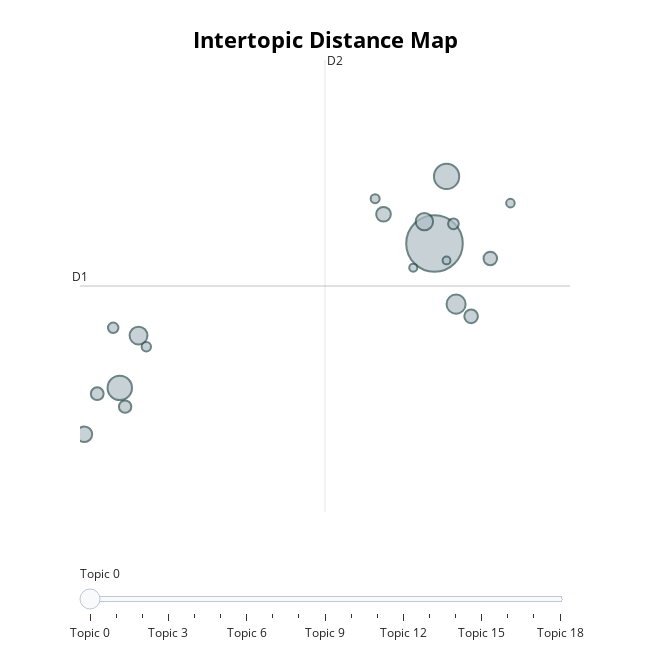

The notebook cell this image was saved under:
### Markdown cell above
### Reducción de tópicos

Mapa con 20 tópicos del contenido de los tweets:

### Code cell
# reduce the number of topics
topic_model.reduce_topics(docs, nr_topics=20)

# visualize topics
topic_model.visualize_topics()

### Figure 1 — Plotly figure (JSON) as saved in the notebook; plotly's stock layout.template omitted (floating-point values rounded to 4 significant figures)
{"data": [{"customdata": [[0, "gordo | vos | sos | vas | lechoso", 881], [1, "gorila | parásito | rata | gorilas | ratas", 175], [2, "dictadura | votar | voto | presidente | milei", 164], [3, "huevos | orto | huevo | sos | tomatelas", 100], [4, "mental | ignorante | vergüenza | odio | psicopata", 88], [5, "gato | gatos | gatito | mimoso | abrazo", 83], [6, "sionista | sionistas | fascista | nazi | palestinos", 67], [7, "pija | borracha | fumado | humo | vende", 59], [8, "leche | limpiate | labios | chorrea | comisura", 51], [9, "argentina | argentinos | vivir | venezuela | cuba", 50], [10, "periodista | periodistas | periodismo | tv | perdón", 45], [11, "pobreza | inflación | inseguridad | inflacion | kk", 42], [12, "laburo | trabajo | buscar | buscando | honesto", 32], [13, "mujer | mujeres | feminista | género | mover", 30], [14, "delincuentes | fraude | corrupcion | justicia | corrupto", 24], [15, "medicado | drogas | medicación | narcotraficante | testimonio", 22], [16, "rodilleras | rodillas | preparando | olvides | gordito", 20], [17, "marido | puesto | casta | chau | abrazadita", 18], [18, "hdp | hdmp | kkkk | callate | ponete", 17]], "hovertemplate": "<b>Topic %{customdata[0]}</b><br>%{customdata[1]}<br>Size: %{customdata[2]}", "legendgroup": "", "marker": {"color": "#B0BEC5", "line": {"color": "DarkSlateGrey", "width": 2}, "size": [881, 175, 164, 100, 88, 83, 67, 59, 51, 50, 45, 42, 32, 30, 24, 22, 20, 18, 17], "sizemode": "area", "sizeref": 0.5506, "symbol": "circle"}, "mode": "markers", "name": "", "orientation": "v", "showlegend": false, "type": "scatter", "x": [5.239, 5.436, 0.1052, 5.591, 0.4109, 5.074, -0.4728, 4.407, 5.836, 6.149, -0.2627, 0.1925, 5.548, -0.002148, 0.5383, 4.271, 6.478, 4.893, 5.435], "xaxis": "x", "y": [11.95, 13.08, 9.514, 10.93, 10.4, 12.32, 8.733, 12.44, 10.72, 11.7, 9.416, 9.198, 12.28, 10.53, 10.21, 12.7, 12.63, 11.54, 11.66], "yaxis": "y"}], "layout": {"annotations": [{"showarrow": false, "text": "D1", "x": -0.5437, "y": 11.23, "yshift": 10}, {"showarrow": false, "text": "D2", "x": 3.453, "xshift": 10, "y": 15.04}], "height": 650, "hoverlabel": {"bgcolor": "white", "font": {"family": "Rockwell", "size": 16}}, "legend": {"itemsizing": "constant", "tracegroupgap": 0}, "margin": {"t": 60}, "shapes": [{"line": {"color": "#CFD8DC", "width": 2}, "type": "line", "x0": 3.453, "x1": 3.453, "y0": 7.423, "y1": 15.04}, {"line": {"color": "#9E9E9E", "width": 2}, "type": "line", "x0": -0.5437, "x1": 7.449, "y0": 11.23, "y1": 11.23}], "sliders": [{"active": 0, "pad": {"t": 50}, "steps": [{"args": [{"marker.color": [["red", "#B0BEC5", "#B0BEC5", "#B0BEC5", "#B0BEC5", "#B0BEC5", "#B0BEC5", "#B0BEC5", "#B0BEC5", "#B0BEC5", "#B0BEC5", "#B0BEC5", "#B0BEC5", "#B0BEC5", "#B0BEC5", "#B0BEC5", "#B0BEC5", "#B0BEC5", "#B0BEC5"]]}], "label": "Topic 0", "method": "update"}, {"args": [{"marker.color": [["#B0BEC5", "red", "#B0BEC5", "#B0BEC5", "#B0BEC5", "#B0BEC5", "#B0BEC5", "#B0BEC5", "#B0BEC5", "#B0BEC5", "#B0BEC5", "#B0BEC5", "#B0BEC5", "#B0BEC5", "#B0BEC5", "#B0BEC5", "#B0BEC5", "#B0BEC5", "#B0BEC5"]]}], "label": "Topic 1", "method": "update"}, {"args": [{"marker.color": [["#B0BEC5", "#B0BEC5", "red", "#B0BEC5", "#B0BEC5", "#B0BEC5", "#B0BEC5", "#B0BEC5", "#B0BEC5", "#B0BEC5", "#B0BEC5", "#B0BEC5", "#B0BEC5", "#B0BEC5", "#B0BEC5", "#B0BEC5", "#B0BEC5", "#B0BEC5", "#B0BEC5"]]}], "label": "Topic 2", "method": "update"}, {"args": [{"marker.color": [["#B0BEC5", "#B0BEC5", "#B0BEC5", "red", "#B0BEC5", "#B0BEC5", "#B0BEC5", "#B0BEC5", "#B0BEC5", "#B0BEC5", "#B0BEC5", "#B0BEC5", "#B0BEC5", "#B0BEC5", "#B0BEC5", "#B0BEC5", "#B0BEC5", "#B0BEC5", "#B0BEC5"]]}], "label": "Topic 3", "method": "update"}, {"args": [{"marker.color": [["#B0BEC5", "#B0BEC5", "#B0BEC5", "#B0BEC5", "red", "#B0BEC5", "#B0BEC5", "#B0BEC5", "#B0BEC5", "#B0BEC5", "#B0BEC5", "#B0BEC5", "#B0BEC5", "#B0BEC5", "#B0BEC5", "#B0BEC5", "#B0BEC5", "#B0BEC5", "#B0BEC5"]]}], "label": "Topic 4", "method": "update"}, {"args": [{"marker.color": [["#B0BEC5", "#B0BEC5", "#B0BEC5", "#B0BEC5", "#B0BEC5", "red", "#B0BEC5", "#B0BEC5", "#B0BEC5", "#B0BEC5", "#B0BEC5", "#B0BEC5", "#B0BEC5", "#B0BEC5", "#B0BEC5", "#B0BEC5", "#B0BEC5", "#B0BEC5", "#B0BEC5"]]}], "label": "Topic 5", "method": "update"}, {"args": [{"marker.color": [["#B0BEC5", "#B0BEC5", "#B0BEC5", "#B0BEC5", "#B0BEC5", "#B0BEC5", "red", "#B0BEC5", "#B0BEC5", "#B0BEC5", "#B0BEC5", "#B0BEC5", "#B0BEC5", "#B0BEC5", "#B0BEC5", "#B0BEC5", "#B0BEC5", "#B0BEC5", "#B0BEC5"]]}], "label": "Topic 6", "method": "update"}, {"args": [{"marker.color": [["#B0BEC5", "#B0BEC5", "#B0BEC5", "#B0BEC5", "#B0BEC5", "#B0BEC5", "#B0BEC5", "red", "#B0BEC5", "#B0BEC5", "#B0BEC5", "#B0BEC5", "#B0BEC5", "#B0BEC5", "#B0BEC5", "#B0BEC5", "#B0BEC5", "#B0BEC5", "#B0BEC5"]]}], "label": "Topic 7", "method": "update"}, {"args": [{"marker.color": [["#B0BEC5", "#B0BEC5", "#B0BEC5", "#B0BEC5", "#B0BEC5", "#B0BEC5", "#B0BEC5", "#B0BEC5", "red", "#B0BEC5", "#B0BEC5", "#B0BEC5", "#B0BEC5", "#B0BEC5", "#B0BEC5", "#B0BEC5", "#B0BEC5", "#B0BEC5", "#B0BEC5"]]}], "label": "Topic 8", "method": "update"}, {"args": [{"marker.color": [["#B0BEC5", "#B0BEC5", "#B0BEC5", "#B0BEC5", "#B0BEC5", "#B0BEC5", "#B0BEC5", "#B0BEC5", "#B0BEC5", "red", "#B0BEC5", "#B0BEC5", "#B0BEC5", "#B0BEC5", "#B0BEC5", "#B0BEC5", "#B0BEC5", "#B0BEC5", "#B0BEC5"]]}], "label": "Topic 9", "method": "update"}, {"args": [{"marker.color": [["#B0BEC5", "#B0BEC5", "#B0BEC5", "#B0BEC5", "#B0BEC5", "#B0BEC5", "#B0BEC5", "#B0BEC5", "#B0BEC5", "#B0BEC5", "red", "#B0BEC5", "#B0BEC5", "#B0BEC5", "#B0BEC5", "#B0BEC5", "#B0BEC5", "#B0BEC5", "#B0BEC5"]]}], "label": "Topic 10", "method": "update"}, {"args": [{"marker.color": [["#B0BEC5", "#B0BEC5", "#B0BEC5", "#B0BEC5", "#B0BEC5", "#B0BEC5", "#B0BEC5", "#B0BEC5", "#B0BEC5", "#B0BEC5", "#B0BEC5", "red", "#B0BEC5", "#B0BEC5", "#B0BEC5", "#B0BEC5", "#B0BEC5", "#B0BEC5", "#B0BEC5"]]}], "label": "Topic 11", "method": "update"}, {"args": [{"marker.color": [["#B0BEC5", "#B0BEC5", "#B0BEC5", "#B0BEC5", "#B0BEC5", "#B0BEC5", "#B0BEC5", "#B0BEC5", "#B0BEC5", "#B0BEC5", "#B0BEC5", "#B0BEC5", "red", "#B0BEC5", "#B0BEC5", "#B0BEC5", "#B0BEC5", "#B0BEC5", "#B0BEC5"]]}], "label": "Topic 12", "method": "update"}, {"args": [{"marker.color": [["#B0BEC5", "#B0BEC5", "#B0BEC5", "#B0BEC5", "#B0BEC5", "#B0BEC5", "#B0BEC5", "#B0BEC5", "#B0BEC5", "#B0BEC5", "#B0BEC5", "#B0BEC5", "#B0BEC5", "red", "#B0BEC5", "#B0BEC5", "#B0BEC5", "#B0BEC5", "#B0BEC5"]]}], "label": "Topic 13", "method": "update"}, {"args": [{"marker.color": [["#B0BEC5", "#B0BEC5", "#B0BEC5", "#B0BEC5", "#B0BEC5", "#B0BEC5", "#B0BEC5", "#B0BEC5", "#B0BEC5", "#B0BEC5", "#B0BEC5", "#B0BEC5", "#B0BEC5", "#B0BEC5", "red", "#B0BEC5", "#B0BEC5", "#B0BEC5", "#B0BEC5"]]}], "label": "Topic 14", "method": "update"}, {"args": [{"marker.color": [["#B0BEC5", "#B0BEC5", "#B0BEC5", "#B0BEC5", "#B0BEC5", "#B0BEC5", "#B0BEC5", "#B0BEC5", "#B0BEC5", "#B0BEC5", "#B0BEC5", "#B0BEC5", "#B0BEC5", "#B0BEC5", "#B0BEC5", "red", "#B0BEC5", "#B0BEC5", "#B0BEC5"]]}], "label": "Topic 15", "method": "update"}, {"args": [{"marker.color": [["#B0BEC5", "#B0BEC5", "#B0BEC5", "#B0BEC5", "#B0BEC5", "#B0BEC5", "#B0BEC5", "#B0BEC5", "#B0BEC5", "#B0BEC5", "#B0BEC5", "#B0BEC5", "#B0BEC5", "#B0BEC5", "#B0BEC5", "#B0BEC5", "red", "#B0BEC5", "#B0BEC5"]]}], "label": "Topic 16", "method": "update"}, {"args": [{"marker.color": [["#B0BEC5", "#B0BEC5", "#B0BEC5", "#B0BEC5", "#B0BEC5", "#B0BEC5", "#B0BEC5", "#B0BEC5", "#B0BEC5", "#B0BEC5", "#B0BEC5", "#B0BEC5", "#B0BEC5", "#B0BEC5", "#B0BEC5", "#B0BEC5", "#B0BEC5", "red", "#B0BEC5"]]}], "label": "Topic 17", "method": "update"}, {"args": [{"marker.color": [["#B0BEC5", "#B0BEC5", "#B0BEC5", "#B0BEC5", "#B0BEC5", "#B0BEC5", "#B0BEC5", "#B0BEC5", "#B0BEC5", "#B0BEC5", "#B0BEC5", "#B0BEC5", "#B0BEC5", "#B0BEC5", "#B0BEC5", "#B0BEC5", "#B0BEC5", "#B0BEC5", "red"]]}], "label": "Topic 18", "method": "update"}]}], "title": {"font": {"color": "Black", "size": 22}, "text": "<b>Intertopic Distance Map</b>", "x": 0.5, "xanchor": "center", "y": 0.95, "yanchor": "top"}, "width": 650, "xaxis": {"anchor": "y", "domain": [0, 1], "range": [-0.5437, 7.449], "title": {"text": ""}, "visible": false}, "yaxis": {"anchor": "x", "domain": [0, 1], "range": [7.423, 15.04], "title": {"text": ""}, "visible": false}}}
